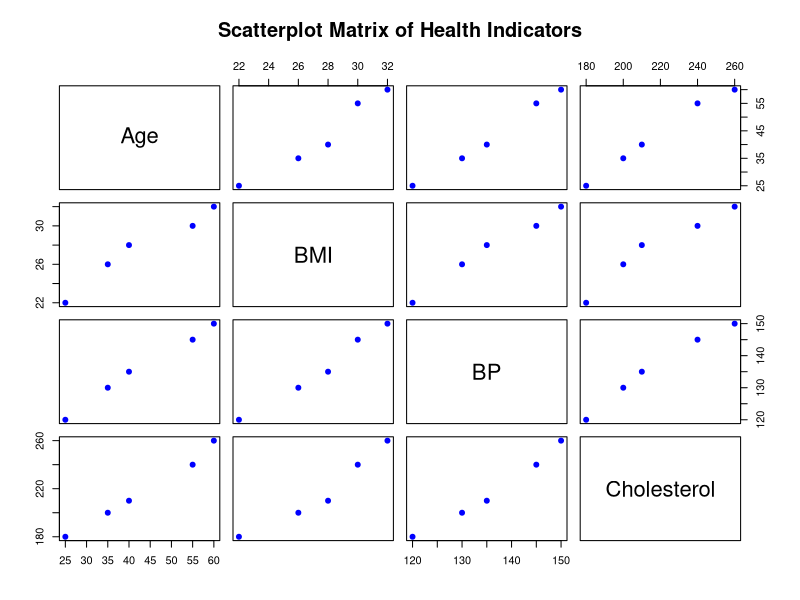
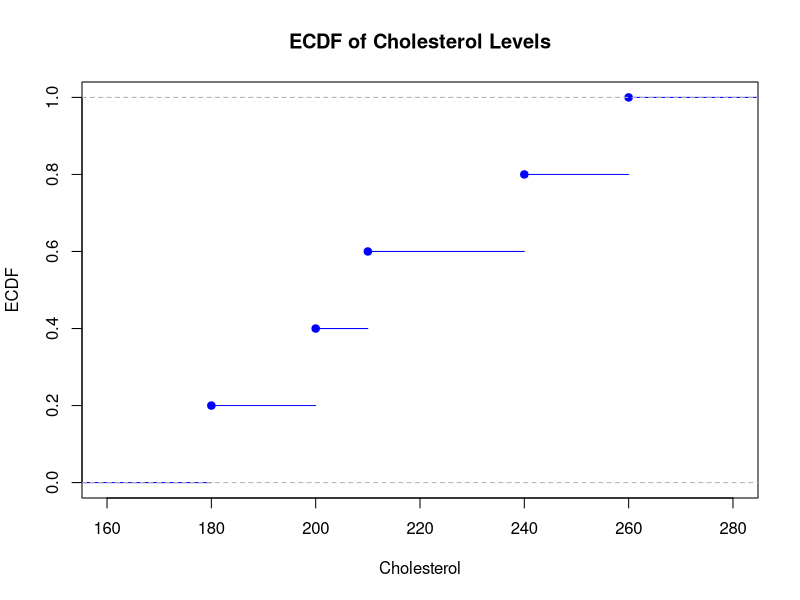
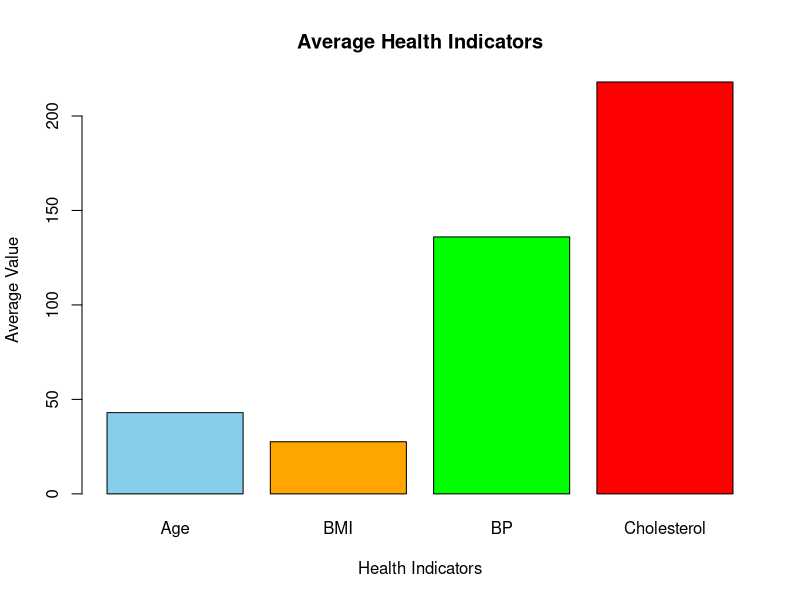

R code for these plots, in order:
# Patient Health Risk Dataset
Patient_ID <- c("P1","P2","P3","P4","P5")
Age <- c(25,40,55,35,60)
BMI <- c(22,28,30,26,32)
BP <- c(120,135,145,130,150)
Cholesterol <- c(180,210,240,200,260)
patient <- data.frame(
  Patient_ID,
  Age,
  BMI,
  BP,
  Cholesterol
)
print(patient)
pairs(patient[,2:5],
      main="Scatterplot Matrix of Health Indicators",
      col="blue",
      pch=19)
plot(ecdf(patient$Cholesterol),
     main="ECDF of Cholesterol Levels",
     xlab="Cholesterol",
     ylab="ECDF",
     col="blue")
avg_values <- c(
  mean(patient$Age),
  mean(patient$BMI),
  mean(patient$BP),
  mean(patient$Cholesterol)
)

barplot(avg_values,
        names.arg=c("Age","BMI","BP","Cholesterol"),
        col=c("skyblue","orange","green","red"),
        main="Average Health Indicators",
        xlab="Health Indicators",
        ylab="Average Value")
